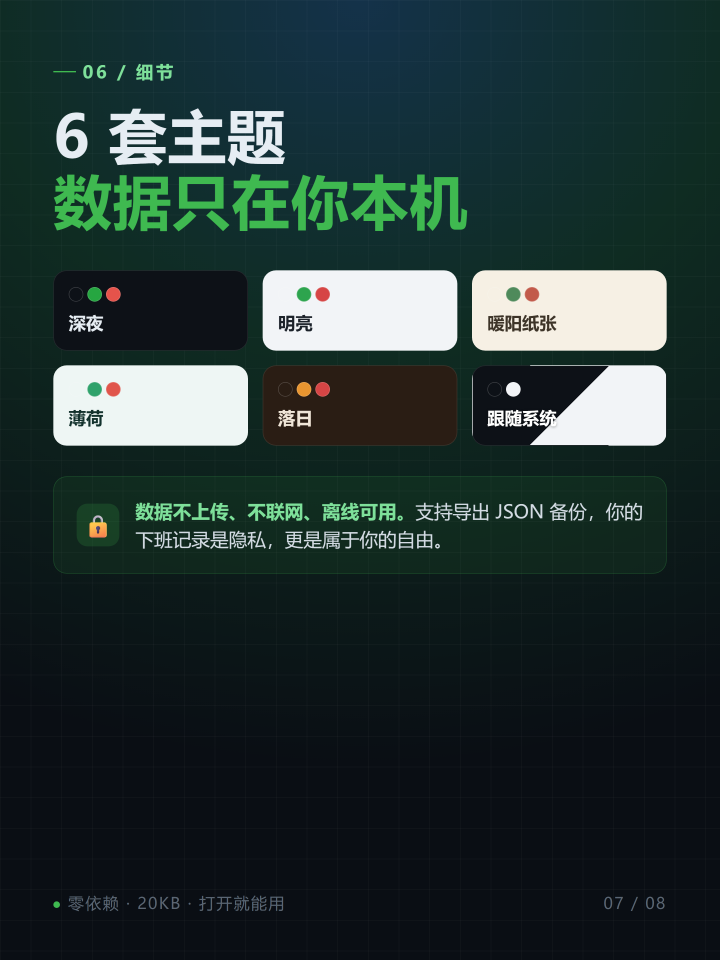
#> input picture vibetool/offwork-heatmap/xiaohongshu/图文版/07-主题与隐私.png, 2160 x 2880 px, given in place of _full.png, which was not available (shown at 1/3 size)
$ python capture.py
#> lines starting #> are read from the running program, lines starting #| are printed output that depends on the picture; pictures that were not available may be replaced by others from this repository, and a replacement may not be noted
# -*- coding: utf-8 -*-
"""用 Edge headless 截全页，再切成 8 张 2160x2880 的配图。"""
import os, subprocess, sys, pathlib
from PIL import Image

HERE = pathlib.Path(__file__).resolve().parent
HTML = HERE / "slides.html"
FULL = HERE / "_full.png"
EDGE = r"C:\Program Files (x86)\Microsoft\Edge\Application\msedge.exe"

# 视口 1080x11520（8 x 1440），DPR=2 -> 输出 2160x23040
VIEW_W, VIEW_H = 1080, 1440 * 8
DPR = 2

cmd = [
    EDGE,
    "--headless=new",
    "--disable-gpu",
    "--hide-scrollbars",
    "--force-device-scale-factor=%d" % DPR,
    "--window-size=%d,%d" % (VIEW_W, VIEW_H),
    "--default-background-color=00000000",
    "--screenshot=" + str(FULL),
    "file:///" + str(HTML).replace("\\", "/"),
]
print(">>", " ".join(cmd))
subprocess.run(cmd, check=True, timeout=120)
#> (this line was passed over: subprocess is not available in this run)

img = Image.open(FULL)
#> img is the input picture: PIL image 2160x2880 RGB; mean R, G, B 36.6, 53.1, 51.7
print("full size:", img.size)
#| full size: (2160, 2880)

W, H = img.size
#> W = 2160; H = 2880
SW, SH = W // 8, H // 8  # 每张 2160 x 2880
#> SW = 270; SH = 360

names = [
    "01-封面.png",
    "02-为什么做.png",
    "03-灵感来源.png",
    "04-一键打卡.png",
    "05-热力图.png",
    "06-统计面板.png",
    "07-主题与隐私.png",
    "08-收尾.png",
]
for i, name in enumerate(names):
    crop = img.crop((0, i * SH, W, (i + 1) * SH))
    out = HERE / name
    crop.save(out, "PNG", optimize=True)
    print("saved", out.name, crop.size)
#> this loop made 8 passes
#> pass 1, `crop = img.crop((0, i * SH, W, (i + 1) * SH))`:
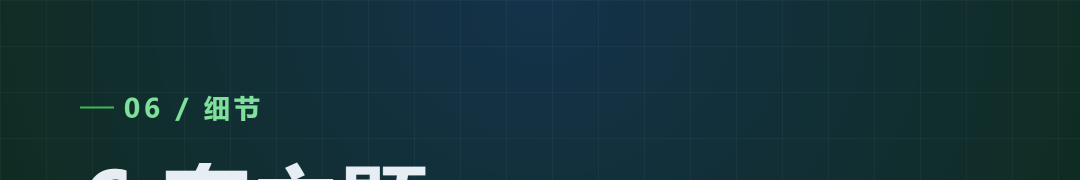
#> crop: PIL image 2160x360 RGB (shown at 1/2 size); mean R, G, B 20.9, 50.5, 56.5
#> pass 2, `crop = img.crop((0, i * SH, W, (i + 1) * SH))`:
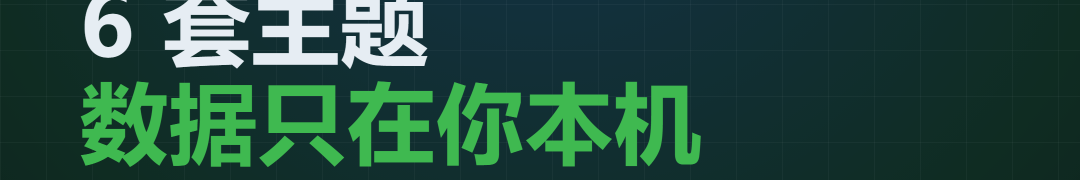
#> crop: PIL image 2160x360 RGB (shown at 1/2 size); mean R, G, B 36.1, 76.5, 61.8
#> pass 3, `crop = img.crop((0, i * SH, W, (i + 1) * SH))`:
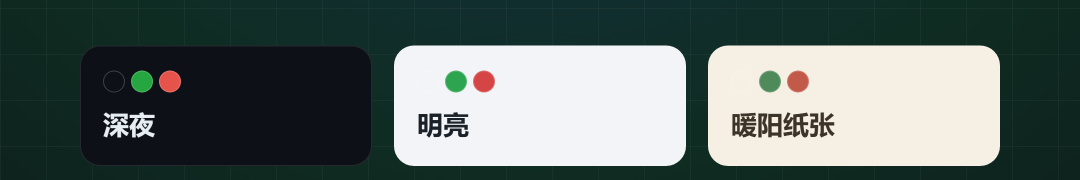
#> crop: PIL image 2160x360 RGB (shown at 1/2 size); mean R, G, B 95.3, 107.6, 103.7
#> after the loop:
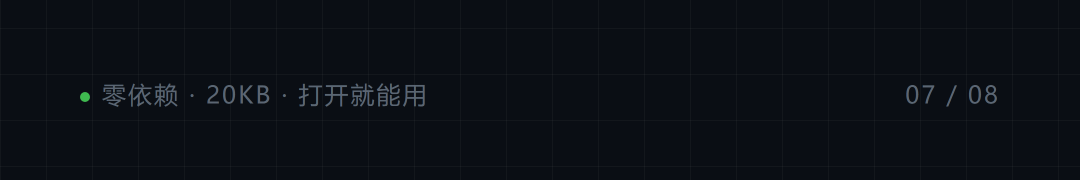
#> crop: PIL image 2160x360 RGB (shown at 1/2 size); mean R, G, B 11.4, 15.5, 21.5

FULL.unlink()
print("done")

$ run again, on vibetool/offwork-heatmap/xiaohongshu/图文版/08-收尾.png
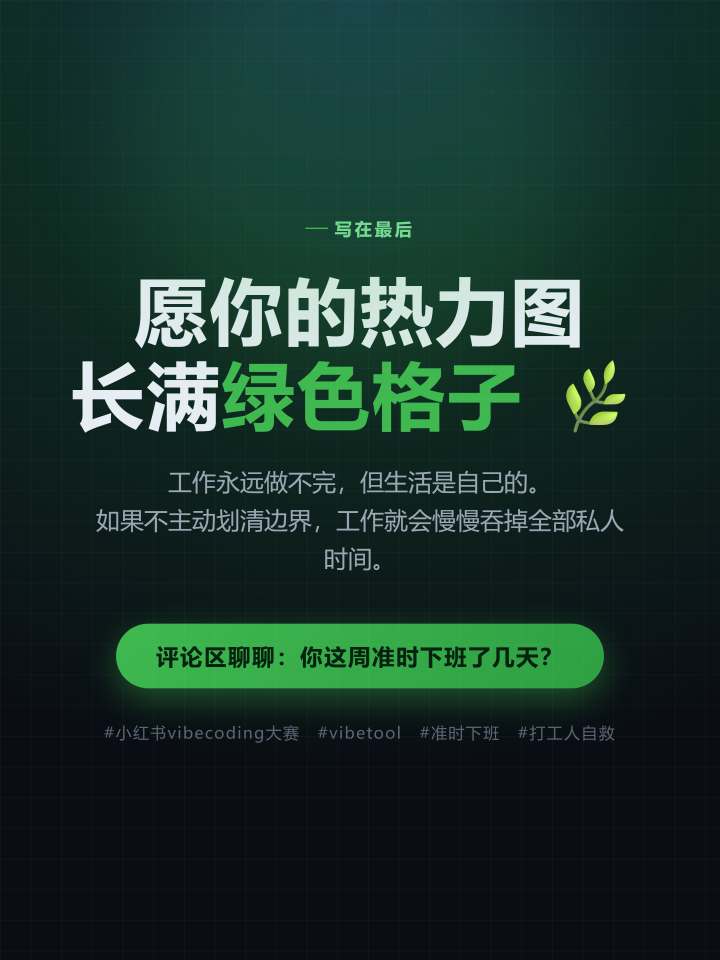
#> input picture vibetool/offwork-heatmap/xiaohongshu/图文版/08-收尾.png, 2160 x 2880 px, given in place of _full.png, which was not available (shown at 1/3 size)
#> img is the input picture: PIL image 2160x2880 RGB; mean R, G, B 25.7, 52.1, 43.7
#| full size: (2160, 2880)
#> the loop `for i, name in enumerate(names):` made 8 passes
#> pass 1, `crop = img.crop((0, i * SH, W, (i + 1) * SH))`:
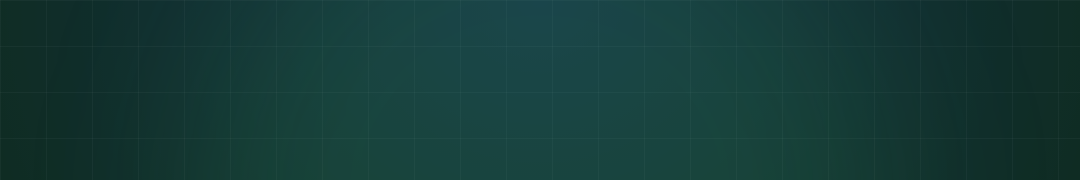
#> crop: PIL image 2160x360 RGB (shown at 1/2 size); mean R, G, B 21, 58.9, 55
#> after the loop `for i, name in enumerate(names):`:
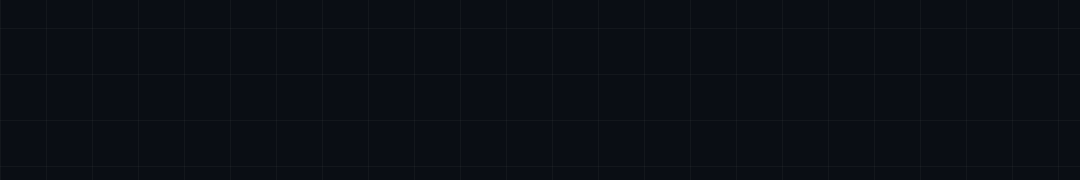
#> crop: PIL image 2160x360 RGB (shown at 1/2 size); mean R, G, B 10.4, 14.4, 20.4
